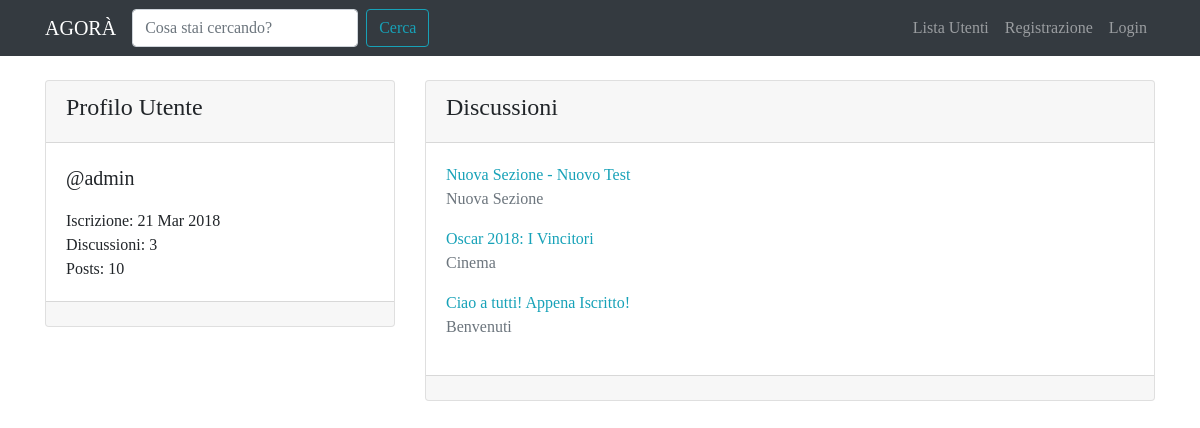
Screenshot of /user/admin/ with the database file from the repository.
### forum/models.py (models this page shows, shortened)
class Discussione(models.Model):
    titolo = models.CharField(max_length=120)
    data_creazione = models.DateTimeField(auto_now_add=True)
    autore_discussione = models.ForeignKey(User, on_delete=models.CASCADE, related_name="discussioni")
    sezione_appartenenza = models.ForeignKey(Sezione, on_delete=models.CASCADE)
    def get_absolute_url(self):
        return reverse("visualizza_discussione", kwargs={"pk": self.pk})
    class Meta:
        verbose_name = "Discussione"
        verbose_name_plural = "Discussioni"

class Sezione(models.Model):
    nome_sezione = models.CharField(max_length=80)
    descrizione = models.CharField(max_length=150, blank=True, null=True)
    logo_sezione = models.ImageField(blank=True, null=True)
    def __str__(self):
        return self.nome_sezione
    class Meta:
        verbose_name = "Sezione"
        verbose_name_plural = "Sezioni"

### core/views.py (the view)
# urls.py: path('user/<username>/', views.userProfileView, name="user_profile"),
def userProfileView(request, username):
    user = get_object_or_404(User, username=username)
    discussioni_utente = Discussione.objects.filter(autore_discussione=user).order_by("-pk")
    context = {"user": user, "discussioni_utente": discussioni_utente}
    return render(request, 'core/user_profile.html', context)

### core/templates/core/user_profile.html (shortened to what this page needs)
{% extends 'base.html' %}
{% block content %}
    <div class="row mt-3">
        <div class="col-4">
            <div class="card my-2">
                <div class="card-header">
                    <h4>{% if request.user == user %}Il Tuo {% endif %}Profilo Utente</h4>
                </div>
                <div class="card-body">
                    <p class="lead">@{{ user }}</p>
                    <p class="mb-0">Iscrizione: {{ user.date_joined|date:"d M Y" }}</p>
                    <p class="mb-0">Discussioni: {{ user.discussioni.count }}</p>
                    <p class="mb-0">Posts: {{ user.posts.count }}</p>
                </div>
                <div class="card-footer"></div>
            </div>
        </div>
        <div class="col-8">
            <div class="card my-2">
                <div class="card-header">
                    <h4>Discussioni</h4>
                </div>
                <div class="card-body">
                    {% for discussione in discussioni_utente %}
                        <a href="{{ discussione.get_absolute_url }}">{{ discussione.titolo }}</a>
                        <p class="text-muted">{{ discussione.sezione_appartenenza }}</p>
                    {% empty %}
                        {% if request.user != user %}
                            <p>{{ user }} non ha creato alcuna discussione!</p>
                        {% else %}
                            <p>Non hai creato alcuna discussione! Inizia Subito!</p>
                        {% endif %}
                    {% endfor %}
                </div>
                <div class="card-footer"></div>
            </div>
        </div>
    </div>
{% endblock content %}

### static-storage/css/agora.css (style rules this page uses)
body { font-family: 'Slabo 27px', serif; }
a, a:hover { color: #17a2b8; }

### rows the page displays
Discussione: titolo "Nuova Sezione - Nuovo Test", sezione_appartenenza "Nuova Sezione"
Discussione: titolo "Oscar 2018: I Vincitori", sezione_appartenenza "Cinema"
Discussione: titolo "Ciao a tutti! Appena Iscritto!", sezione_appartenenza "Benvenuti"

### other values shown
{{ user }} "admin"
{{ user.date_joined|date:"d M Y" }} "21 Mar 2018"
{{ user.discussioni.count }} "3"
{{ user.posts.count }} "10"
